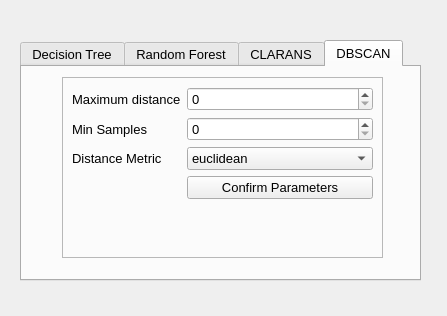
<?xml version="1.0" encoding="UTF-8"?>
<ui version="4.0">
 <class>Train</class>
 <widget class="QMainWindow" name="Train">
  <property name="geometry">
   <rect>
    <x>0</x>
    <y>0</y>
    <width>447</width>
    <height>316</height>
   </rect>
  </property>
  <property name="windowTitle">
   <string>MainWindow</string>
  </property>
  <widget class="QWidget" name="centralwidget">
   <widget class="QTabWidget" name="TrainWidgets">
    <property name="geometry">
     <rect>
      <x>20</x>
      <y>40</y>
      <width>401</width>
      <height>241</height>
     </rect>
    </property>
    <property name="font">
     <font>
      <pointsize>10</pointsize>
     </font>
    </property>
    <property name="currentIndex">
     <number>3</number>
    </property>
    <widget class="QWidget" name="DecisionTreeWidget">
     <attribute name="title">
      <string>Decision Tree</string>
     </attribute>
     <widget class="QFrame" name="DecisionTreeForm">
      <property name="geometry">
       <rect>
        <x>40</x>
        <y>10</y>
        <width>321</width>
        <height>181</height>
       </rect>
      </property>
      <property name="frameShape">
       <enum>QFrame::StyledPanel</enum>
      </property>
      <property name="frameShadow">
       <enum>QFrame::Raised</enum>
      </property>
      <widget class="QWidget" name="formLayoutWidget">
       <property name="geometry">
        <rect>
         <x>10</x>
         <y>10</y>
         <width>301</width>
         <height>161</height>
        </rect>
       </property>
       <layout class="QFormLayout" name="formLayout">
        <item row="0" column="0">
         <widget class="QLabel" name="label">
          <property name="text">
           <string>Minimum Sample Split </string>
          </property>
         </widget>
        </item>
        <item row="0" column="1">
         <widget class="QLineEdit" name="min_sample_split"/>
        </item>
        <item row="1" column="0">
         <widget class="QLabel" name="label_2">
          <property name="text">
           <string>Max depth</string>
          </property>
         </widget>
        </item>
        <item row="1" column="1">
         <widget class="QLineEdit" name="max_depth"/>
        </item>
        <item row="2" column="0">
         <widget class="QLabel" name="label_3">
          <property name="text">
           <string>Number of features</string>
          </property>
         </widget>
        </item>
        <item row="2" column="1">
         <widget class="QLineEdit" name="n_features"/>
        </item>
        <item row="3" column="1">
         <widget class="QPushButton" name="Confirm">
          <property name="text">
           <string>Confirm Parameters</string>
          </property>
         </widget>
        </item>
       </layout>
      </widget>
     </widget>
    </widget>
    <widget class="QWidget" name="RandomForestWidget">
     <property name="font">
      <font>
       <pointsize>10</pointsize>
      </font>
     </property>
     <attribute name="title">
      <string>Random Forest</string>
     </attribute>
     <widget class="QFrame" name="RandomForestForm">
      <property name="geometry">
       <rect>
        <x>40</x>
        <y>10</y>
        <width>321</width>
        <height>181</height>
       </rect>
      </property>
      <property name="frameShape">
       <enum>QFrame::StyledPanel</enum>
      </property>
      <property name="frameShadow">
       <enum>QFrame::Raised</enum>
      </property>
      <widget class="QWidget" name="formLayoutWidget_2">
       <property name="geometry">
        <rect>
         <x>10</x>
         <y>10</y>
         <width>301</width>
         <height>161</height>
        </rect>
       </property>
       <layout class="QFormLayout" name="formLayout_2">
        <item row="1" column="0">
         <widget class="QLabel" name="label_4">
          <property name="text">
           <string>Minimum Sample Split </string>
          </property>
         </widget>
        </item>
        <item row="1" column="1">
         <widget class="QLineEdit" name="min_sample_split_2"/>
        </item>
        <item row="2" column="0">
         <widget class="QLabel" name="label_5">
          <property name="text">
           <string>Max depth</string>
          </property>
         </widget>
        </item>
        <item row="2" column="1">
         <widget class="QLineEdit" name="max_depth_2"/>
        </item>
        <item row="3" column="0">
         <widget class="QLabel" name="label_6">
          <property name="text">
           <string>Number of features</string>
          </property>
         </widget>
        </item>
        <item row="3" column="1">
         <widget class="QLineEdit" name="n_features_2"/>
        </item>
        <item row="4" column="1">
         <widget class="QPushButton" name="Confirm_2">
          <property name="text">
           <string>Confirm Parameters</string>
          </property>
         </widget>
        </item>
        <item row="0" column="0">
         <widget class="QLabel" name="label_7">
          <property name="text">
           <string>Number of Trees</string>
          </property>
         </widget>
        </item>
        <item row="0" column="1">
         <widget class="QLineEdit" name="n_trees"/>
        </item>
       </layout>
      </widget>
     </widget>
    </widget>
    <widget class="QWidget" name="ClaransWidget">
     <attribute name="title">
      <string>CLARANS</string>
     </attribute>
     <widget class="QFrame" name="CLARANSForm">
      <property name="geometry">
       <rect>
        <x>40</x>
        <y>10</y>
        <width>321</width>
        <height>181</height>
       </rect>
      </property>
      <property name="frameShape">
       <enum>QFrame::StyledPanel</enum>
      </property>
      <property name="frameShadow">
       <enum>QFrame::Raised</enum>
      </property>
      <widget class="QWidget" name="formLayoutWidget_3">
       <property name="geometry">
        <rect>
         <x>10</x>
         <y>10</y>
         <width>301</width>
         <height>161</height>
        </rect>
       </property>
       <layout class="QFormLayout" name="formLayout_3">
        <item row="1" column="0">
         <widget class="QLabel" name="label_8">
          <property name="text">
           <string>Max Neighbors</string>
          </property>
         </widget>
        </item>
        <item row="2" column="0">
         <widget class="QLabel" name="label_9">
          <property name="text">
           <string>Max Iterations</string>
          </property>
         </widget>
        </item>
        <item row="3" column="0">
         <widget class="QLabel" name="label_10">
          <property name="text">
           <string>Distance Metric</string>
          </property>
         </widget>
        </item>
        <item row="4" column="1">
         <widget class="QPushButton" name="Confirm_3">
          <property name="text">
           <string>Confirm Parameters</string>
          </property>
         </widget>
        </item>
        <item row="0" column="0">
         <widget class="QLabel" name="label_11">
          <property name="text">
           <string>Number of Medoids</string>
          </property>
         </widget>
        </item>
        <item row="0" column="1">
         <widget class="QSpinBox" name="num_medoids"/>
        </item>
        <item row="1" column="1">
         <widget class="QSpinBox" name="max_neighbors"/>
        </item>
        <item row="2" column="1">
         <widget class="QSpinBox" name="max_iterations"/>
        </item>
        <item row="3" column="1">
         <widget class="QComboBox" name="distance_metric">
          <item>
           <property name="text">
            <string>euclidean</string>
           </property>
          </item>
          <item>
           <property name="text">
            <string>manhattan</string>
           </property>
          </item>
          <item>
           <property name="text">
            <string>cosine</string>
           </property>
          </item>
         </widget>
        </item>
       </layout>
      </widget>
     </widget>
    </widget>
    <widget class="QWidget" name="DBScanWidget">
     <attribute name="title">
      <string>DBSCAN</string>
     </attribute>
     <widget class="QFrame" name="DBSCANForm">
      <property name="geometry">
       <rect>
        <x>40</x>
        <y>10</y>
        <width>321</width>
        <height>181</height>
       </rect>
      </property>
      <property name="frameShape">
       <enum>QFrame::StyledPanel</enum>
      </property>
      <property name="frameShadow">
       <enum>QFrame::Raised</enum>
      </property>
      <widget class="QWidget" name="formLayoutWidget_4">
       <property name="geometry">
        <rect>
         <x>10</x>
         <y>10</y>
         <width>301</width>
         <height>161</height>
        </rect>
       </property>
       <layout class="QFormLayout" name="formLayout_4">
        <item row="0" column="0">
         <widget class="QLabel" name="label_15">
          <property name="text">
           <string>Maximum distance</string>
          </property>
         </widget>
        </item>
        <item row="0" column="1">
         <widget class="QSpinBox" name="eps"/>
        </item>
        <item row="1" column="0">
         <widget class="QLabel" name="label_12">
          <property name="text">
           <string>Min Samples</string>
          </property>
         </widget>
        </item>
        <item row="1" column="1">
         <widget class="QSpinBox" name="min_samples"/>
        </item>
        <item row="2" column="0">
         <widget class="QLabel" name="label_14">
          <property name="text">
           <string>Distance Metric</string>
          </property>
         </widget>
        </item>
        <item row="2" column="1">
         <widget class="QComboBox" name="distance_metric_2">
          <item>
           <property name="text">
            <string>euclidean</string>
           </property>
          </item>
          <item>
           <property name="text">
            <string>manhattan</string>
           </property>
          </item>
          <item>
           <property name="text">
            <string>cosine</string>
           </property>
          </item>
         </widget>
        </item>
        <item row="3" column="1">
         <widget class="QPushButton" name="Confirm_4">
          <property name="text">
           <string>Confirm Parameters</string>
          </property>
         </widget>
        </item>
       </layout>
      </widget>
     </widget>
    </widget>
   </widget>
  </widget>
 </widget>
 <resources/>
 <connections/>
</ui>
